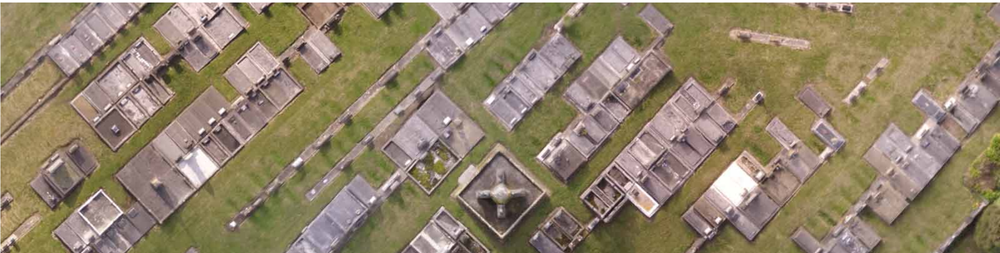
#> input picture cemetry_image_1.png, 1000 x 253 px, shrunk from 2396 x 606 before the run; its folder holds only this picture in this run
$ python run_cemetery_detector.py
#> lines starting #> are read from the running program, lines starting #| are printed output that depends on the picture; after the words box and inside, x2 and y2 are one past the last pixel; in counts of white or black regions, pixels touching at a corner belong together
### final_cemetery_detector.py
import cv2
import numpy as np
import matplotlib.pyplot as plt
import os

class RobustCemeteryDetector:
    def __init__(self):
        self.features = {}

    def load_image(self, image_path):
        """Load and preprocess the image"""
        img = cv2.imread(image_path)
        if img is None:
            raise ValueError(f"Could not load image: {image_path}")

        # Convert to RGB for display
        img_rgb = cv2.cvtColor(img, cv2.COLOR_BGR2RGB)
        # Convert to grayscale for analysis
        img_gray = cv2.cvtColor(img, cv2.COLOR_BGR2GRAY)

        return img_rgb, img_gray

    def detect_regular_patterns(self, img_gray):
        """Detect regular grid patterns typical of cemeteries"""
        # Apply Gaussian blur to reduce noise
        blurred = cv2.GaussianBlur(img_gray, (5, 5), 0)

        # Edge detection
        edges = cv2.Canny(blurred, 50, 150)

        # Detect horizontal and vertical lines
        horizontal_kernel = cv2.getStructuringElement(cv2.MORPH_RECT, (25, 1))
        vertical_kernel = cv2.getStructuringElement(cv2.MORPH_RECT, (1, 25))

        horizontal_lines = cv2.morphologyEx(edges, cv2.MORPH_OPEN, horizontal_kernel)
        vertical_lines = cv2.morphologyEx(edges, cv2.MORPH_OPEN, vertical_kernel)

        # Combine lines
        grid_pattern = cv2.addWeighted(horizontal_lines, 0.5, vertical_lines, 0.5, 0)

        # Calculate regularity score
        regularity_score = np.sum(grid_pattern) / (img_gray.shape[0] * img_gray.shape[1] * 255.0)

        return grid_pattern, regularity_score

    def analyze_texture_uniformity(self, img_gray):
        """Analyze texture uniformity using local standard deviation"""
        # Calculate local standard deviation
        kernel_size = 9
        kernel = np.ones((kernel_size, kernel_size), np.float32) / (kernel_size * kernel_size)

        # Convert to float for calculations
        img_float = img_gray.astype(np.float32)

        # Calculate local mean
        local_mean = cv2.filter2D(img_float, -1, kernel)

        # Calculate local variance
        local_sq_mean = cv2.filter2D(img_float * img_float, -1, kernel)
        local_variance = local_sq_mean - local_mean * local_mean

        # Calculate uniformity (lower variance = more uniform)
        avg_variance = np.mean(local_variance)
        uniformity = 1.0 / (1.0 + avg_variance / 1000.0)

        return local_variance, uniformity

    def detect_rectangular_structures(self, img_gray):
        """Detect rectangular structures typical of cemetery plots"""
        # Apply adaptive threshold
        thresh = cv2.adaptiveThreshold(img_gray, 255, cv2.ADAPTIVE_THRESH_GAUSSIAN_C,
                                     cv2.THRESH_BINARY, 11, 2)

        # Find contours
        contours, _ = cv2.findContours(thresh, cv2.RETR_EXTERNAL, cv2.CHAIN_APPROX_SIMPLE)

        rectangular_count = 0

        for contour in contours:
            # Approximate contour to polygon
            epsilon = 0.02 * cv2.arcLength(contour, True)
            approx = cv2.approxPolyDP(contour, epsilon, True)

            # Check if it's roughly rectangular (4 sides) and has reasonable area
            if len(approx) == 4:
                area = cv2.contourArea(contour)
                if 100 < area < 10000:  # Filter reasonable sizes
                    rectangular_count += 1

        # Calculate rectangular density per unit area
        image_area = img_gray.shape[0] * img_gray.shape[1]
        rectangular_density = rectangular_count / (image_area / 100000.0)  # per 100k pixels

        return rectangular_count, min(rectangular_density, 1.0)

    def analyze_color_patterns(self, img_rgb):
        """Analyze color distribution patterns"""
        # Convert to HSV for better color analysis
        hsv = cv2.cvtColor(img_rgb, cv2.COLOR_RGB2HSV)

        # Focus on vegetation (green areas)
        lower_green = np.array([35, 40, 40])
        upper_green = np.array([85, 255, 255])
        green_mask = cv2.inRange(hsv, lower_green, upper_green)

        # Calculate green vegetation percentage
        green_percentage = np.sum(green_mask > 0) / (img_rgb.shape[0] * img_rgb.shape[1])

        # Analyze color uniformity in green regions
        if np.sum(green_mask) > 1000:  # Enough green pixels
            green_pixels = img_rgb[green_mask > 0]
            color_std = np.mean(np.std(green_pixels.astype(np.float32), axis=0))
            color_uniformity = 1.0 / (1.0 + color_std / 50.0)
        else:
            color_uniformity = 0

        return green_percentage, color_uniformity

    def analyze_line_patterns(self, img_gray):
        """Analyze line patterns using Hough Transform"""
        # Edge detection
        edges = cv2.Canny(img_gray, 50, 150)

        # Detect lines using Hough Transform
        lines = cv2.HoughLines(edges, 1, np.pi/180, threshold=100)

        if lines is not None:
            # Count horizontal and vertical lines
            horizontal_lines = 0
            vertical_lines = 0

            for line in lines:
                rho, theta = line[0]
                angle = theta * 180 / np.pi

                # Check if line is horizontal (around 0° or 180°)
                if (angle < 10) or (angle > 170):
                    horizontal_lines += 1
                # Check if line is vertical (around 90°)
                elif 80 < angle < 100:
                    vertical_lines += 1

            # Calculate line regularity (balance of horizontal and vertical)
            total_lines = len(lines)
            if total_lines > 0:
                line_balance = 1.0 - abs(horizontal_lines - vertical_lines) / total_lines
                line_density = min(total_lines / 100.0, 1.0)
                line_regularity = line_balance * line_density
            else:
                line_regularity = 0
        else:
            line_regularity = 0

        return line_regularity

    def calculate_cemetery_score(self, image_path):
        """Calculate overall cemetery likelihood score"""
        try:
            # Load image
            img_rgb, img_gray = self.load_image(image_path)

            # Extract features
            grid_pattern, regularity_score = self.detect_regular_patterns(img_gray)
            variance_map, uniformity = self.analyze_texture_uniformity(img_gray)
            rect_count, rect_density = self.detect_rectangular_structures(img_gray)
            green_pct, color_uniformity = self.analyze_color_patterns(img_rgb)
            line_regularity = self.analyze_line_patterns(img_gray)

            # Store features for analysis
            features = {
                'regularity_score': regularity_score,
                'texture_uniformity': uniformity,
                'line_regularity': line_regularity,
                'rectangular_density': rect_density,
                'green_percentage': green_pct,
                'color_uniformity': color_uniformity
            }

            # Calculate weighted cemetery score
            cemetery_score = (
                regularity_score * 0.25 +           # Regular grid patterns
                uniformity * 0.20 +                 # Texture uniformity
                line_regularity * 0.20 +            # Line pattern regularity
                rect_density * 0.15 +               # Rectangular structures
                green_pct * 0.10 +                  # Vegetation presence
                color_uniformity * 0.10             # Color uniformity
            )

            return cemetery_score, features, img_rgb

        except Exception as e:
            print(f"Error processing {image_path}: {e}")
            return 0, {}, None

    def visualize_analysis(self, image_path, save_plots=True):
        """Visualize the analysis results"""
        try:
            img_rgb, img_gray = self.load_image(image_path)

            # Get analysis results
            grid_pattern, regularity_score = self.detect_regular_patterns(img_gray)
            variance_map, uniformity = self.analyze_texture_uniformity(img_gray)

            # Create visualization
            fig, axes = plt.subplots(2, 3, figsize=(15, 10))
            fig.suptitle(f'Cemetery Detection Analysis: {os.path.basename(image_path)}', fontsize=16)

            # Original image
            axes[0, 0].imshow(img_rgb)
            axes[0, 0].set_title('Original Image')
            axes[0, 0].axis('off')

            # Grayscale
            axes[0, 1].imshow(img_gray, cmap='gray')
            axes[0, 1].set_title('Grayscale Image')
            axes[0, 1].axis('off')

            # Grid pattern detection
            axes[0, 2].imshow(grid_pattern, cmap='gray')
            axes[0, 2].set_title(f'Grid Patterns\n(Score: {regularity_score:.4f})')
            axes[0, 2].axis('off')

            # Texture variance
            axes[1, 0].imshow(variance_map, cmap='jet')
            axes[1, 0].set_title(f'Texture Variance\n(Uniformity: {uniformity:.4f})')
            axes[1, 0].axis('off')

            # Edge detection
            edges = cv2.Canny(img_gray, 50, 150)
            axes[1, 1].imshow(edges, cmap='gray')
            axes[1, 1].set_title('Edge Detection')
            axes[1, 1].axis('off')

            # Feature summary
            score, features, _ = self.calculate_cemetery_score(image_path)
            feature_text = f"""Cemetery Score: {score:.4f}

Key Features:
• Grid Regularity: {features['regularity_score']:.4f}
• Texture Uniformity: {features['texture_uniformity']:.4f}
• Line Regularity: {features['line_regularity']:.4f}
• Rectangular Density: {features['rectangular_density']:.4f}
• Green Vegetation: {features['green_percentage']:.4f}
• Color Uniformity: {features['color_uniformity']:.4f}

Interpretation:
Score > 0.6: High cemetery likelihood
Score 0.3-0.6: Medium likelihood
Score < 0.3: Low likelihood"""

            axes[1, 2].text(0.05, 0.95, feature_text, fontsize=9,
                           verticalalignment='top', transform=axes[1, 2].transAxes,
                           bbox=dict(boxstyle="round,pad=0.3", facecolor="lightgray"))
            axes[1, 2].set_title('Analysis Summary')
            axes[1, 2].axis('off')

            plt.tight_layout()

            if save_plots:
                plot_name = f"cemetery_analysis_{os.path.splitext(os.path.basename(image_path))[0]}.png"
                plt.savefig(plot_name, dpi=150, bbox_inches='tight')
                print(f"✅ Analysis plot saved as: {plot_name}")

            plt.show()

        except Exception as e:
            print(f"❌ Error in visualization: {e}")

# [82 lines left out: function compare_images, not called in this run]

# [22 lines that do not run on import are left out]

### run_cemetery_detector.py
"""
🏛️ CEMETERY DETECTION MODEL - EASY TO USE
=============================================

This script will help you detect cemeteries in satellite images using computer vision.

HOW TO USE:
1. Place your image(s) in this folder
2. Run this script
3. Get results showing cemetery likelihood scores
"""

import os
import sys
from final_cemetery_detector import RobustCemeteryDetector

def detect_cemetery_in_image(image_path):
    """
    Detect cemetery in a single image
    """
    detector = RobustCemeteryDetector()

    print(f"🔍 Analyzing: {os.path.basename(image_path)}")
    print("-" * 50)

    try:
        # Run the detection
        score, features, img = detector.calculate_cemetery_score(image_path)

        # Display results
        print(f"🎯 CEMETERY LIKELIHOOD SCORE: {score:.4f}")
        print(f"📊 INTERPRETATION:")

        if score >= 0.7:
            print("   ✅ HIGH - Very likely a cemetery!")
        elif score >= 0.4:
            print("   ⚠️  MEDIUM - Some cemetery characteristics detected")
        else:
            print("   ❌ LOW - Unlikely to be a cemetery")

        print(f"\n📈 DETAILED FEATURES:")
        for key, value in features.items():
            feature_name = key.replace('_', ' ').title()
            print(f"   • {feature_name}: {value:.4f}")

        # Generate visualization
        print(f"\n📊 Generating visual analysis...")
        detector.visualize_analysis(image_path)

        return score, features

    except Exception as e:
        print(f"❌ Error analyzing image: {e}")
        return 0, {}

# [48 lines left out: function compare_two_images, not called in this run]

def main():
    """
    Main function to run cemetery detection
    """
    print("🏛️  CEMETERY DETECTION MODEL")
    print("=" * 50)
    print("Detecting cemeteries in satellite images using Computer Vision")
    print("=" * 50)

    # Find available images
    image_files = []
    for file in os.listdir("."):
        if file.lower().endswith(('.png', '.jpg', '.jpeg', '.tiff', '.bmp')):
            if not file.startswith('cemetery_analysis_'):  # Skip generated plots
                image_files.append(file)

    if not image_files:
        print("❌ No images found!")
        print("\n📋 TO USE THIS MODEL:")
        print("1. Place your satellite image(s) in this folder")
        print("2. Supported formats: PNG, JPG, JPEG, TIFF, BMP")
        print("3. Run this script again")
        return

    print(f"📁 Found {len(image_files)} image(s):")
    for i, img in enumerate(image_files, 1):
        print(f"   {i}. {img}")

    if len(image_files) == 1:
        print(f"\n🔍 SINGLE IMAGE ANALYSIS")
        detect_cemetery_in_image(image_files[0])
#> in load_image, img is the input picture: shape (253, 1000, 3); mean B, G, R 106.9, 131.6, 146.3
#> in detect_regular_patterns, `edges = cv2.Canny(blurred, 50, 150)`:
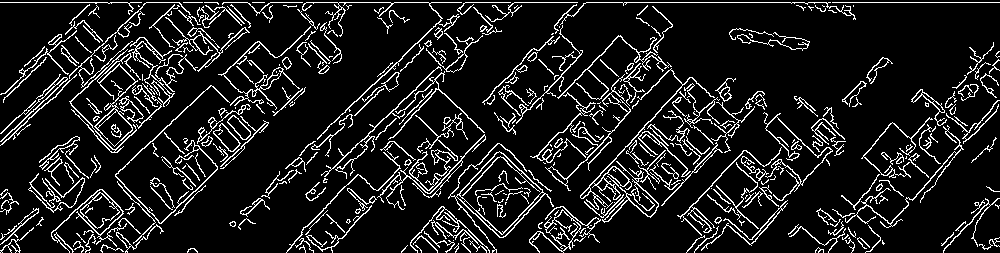
#> edges: shape (253, 1000); 11.6% white in thin lines or dots
#> in detect_regular_patterns, `regularity_score = np.sum(grid_pattern) / (img_gray.shape[0] * img_gra..`: regularity_score = 0.00165
#> in analyze_texture_uniformity, `local_mean = cv2.filter2D(img_float, -1, kernel)`:
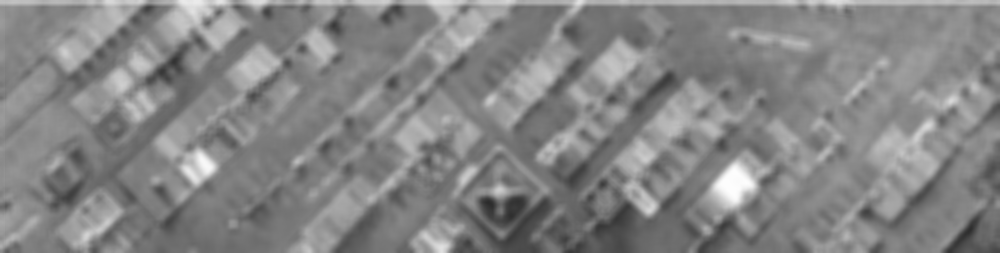
#> local_mean: shape (253, 1000) float32; min 43.49, max 253.9, mean 133.1
#> in analyze_texture_uniformity, `local_sq_mean = cv2.filter2D(img_float * img_float, -1, kernel)`:
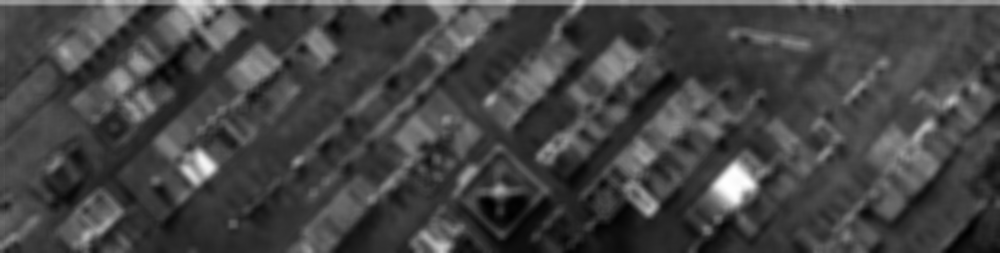
#> local_sq_mean: shape (253, 1000) float32; min 2030.8, max 64485, mean 18910; drawn with min black and max white
#> in analyze_texture_uniformity, `local_variance = local_sq_mean - local_mean * local_mean`:
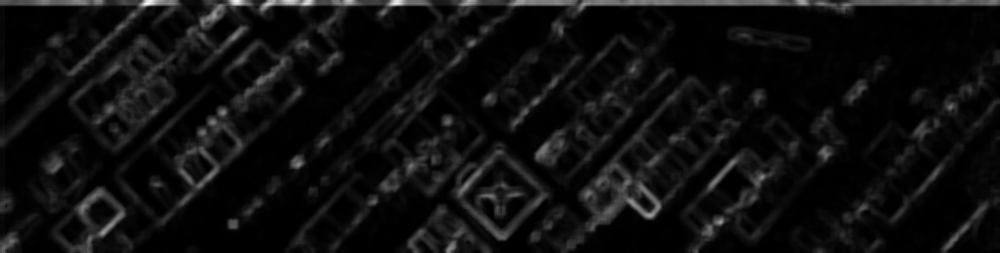
#> local_variance: shape (253, 1000) float32; min 0.102, max 8281.5, mean 510.2; drawn with min black and max white
#> in analyze_texture_uniformity, `avg_variance = np.mean(local_variance)`: avg_variance = 510.2
#> in analyze_texture_uniformity, `uniformity = 1.0 / (1.0 + avg_variance / 1000.0)`: uniformity = 0.662
#> in detect_rectangular_structures, `thresh = cv2.adaptiveThreshold(img_gray, 255, cv2.ADAPTIVE_THRESH_GAUS..`:
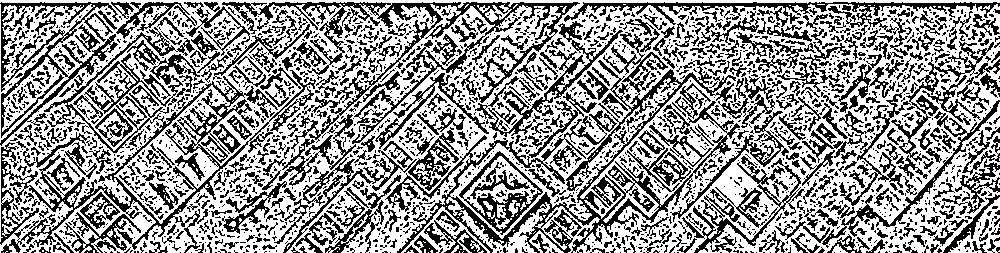
#> thresh: shape (253, 1000); 59.2% white; black in thin lines or dots
#> in detect_rectangular_structures, `contours, _ = cv2.findContours(thresh, cv2.RETR_EXTERNAL, cv2.CHAIN_AP..`: contours = 96 contours, 88 with area under 20; largest, box (x1, y1, x2, y2) and area: (0, 0, 1000, 253) 229208, (401, 206, 490, 253) 1152, (948, 197, 1000, 253) 1070, (529, 230, 564, 253) 192, (2, 208, 18, 237) 96, (832, 244, 848, 253) 56, (457, 233, 472, 253) 52, (107, 229, 113, 238) 20
#> the loop in detect_rectangular_structures, `for contour in contours:` made 96 passes
#> (epsilon, approx) on passes 1, 2, 3, 4, 5, 6, 7, 9: (0, [[899, 252]]), (0.04, [[655, 252], [656, 252]]), (0, [[428, 252]]), (0.08, [[162, 252], [164, 252]]), (0, [[87, 252]]), (0.04, [[45, 252], [46, 252]]), (0, [[3, 252]]), (0.0566, [[463, 251], [462, 252]])
#> after the loop in detect_rectangular_structures, `for contour in contours:`: rectangular_count = 0
#> in analyze_color_patterns, `green_mask = cv2.inRange(hsv, lower_green, upper_green)`:
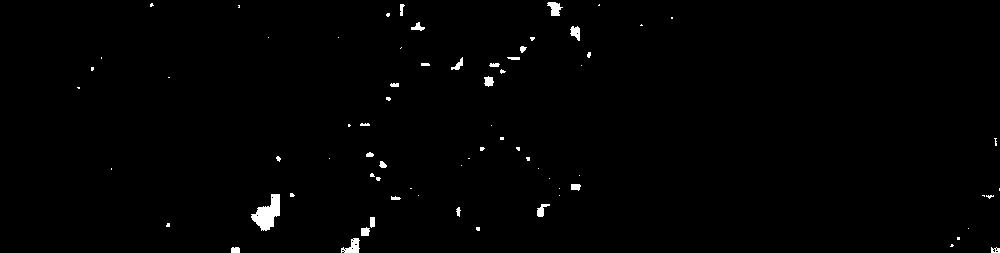
#> green_mask: shape (253, 1000); 0.89% white; 72 white regions (48 under 20 px), largest, box (x1, y1, x2, y2) and area: (251, 194, 280, 231) 587, (341, 238, 360, 253) 161, (547, 2, 563, 16) 137
#> in analyze_color_patterns, `green_percentage = np.sum(green_mask > 0) / (img_rgb.shape[0] * img_rg..`: green_percentage = 0.00892
#> in analyze_color_patterns, `green_pixels = img_rgb[green_mask > 0]`: green_pixels = 2258 rows, first 8: [184, 190, 160], [184, 190, 159], [184, 189, 158], [185, 191, 158], [186, 192, 160], [185, 191, 159], [183, 188, 158], [180, 185, 156]
#> in analyze_color_patterns, `color_std = np.mean(np.std(green_pixels.astype(np.float32), axis=0))`: color_std = 16.05
#> in analyze_color_patterns, `color_uniformity = 1.0 / (1.0 + color_std / 50.0)`: color_uniformity = 0.757
#> in calculate_cemetery_score, `green_pct, color_uniformity = self.analyze_color_patterns(img_rgb)`: green_pct = 0.00892; color_uniformity = 0.757
#> in analyze_line_patterns, `edges = cv2.Canny(img_gray, 50, 150)`:
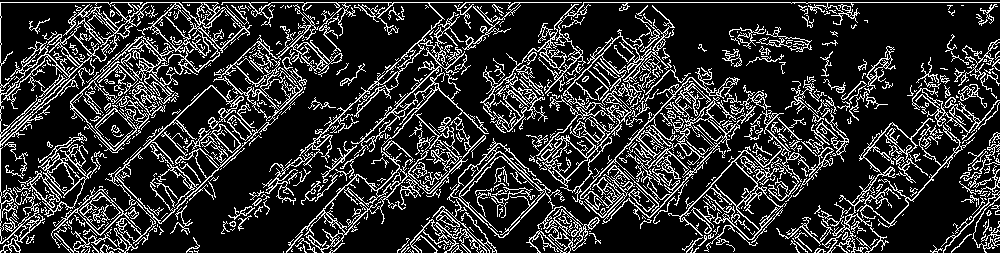
#> edges: shape (253, 1000); 19% white in thin lines or dots
#> the loop in analyze_line_patterns, `for line in lines:` made 3519 passes
#> (rho, theta, angle) on passes 1 to 8: (2, 1.57, 90), (52, 1.66, 95), (214, 1.48, 85), (12, 1.73, 99), (32, 1.66, 95), (32, 1.69, 97), (23, 1.71, 98), (8, 1.73, 99)
#> after the loop in analyze_line_patterns, `for line in lines:`: horizontal_lines = 1; vertical_lines = 655
#> in analyze_line_patterns, `total_lines = len(lines)`: total_lines = 3519
#> in analyze_line_patterns, `line_balance = 1.0 - abs(horizontal_lines - vertical_lines) / total_li..`: line_balance = 0.814
#> in analyze_line_patterns, `line_density = min(total_lines / 100.0, 1.0)`: line_density = 1
#> in analyze_line_patterns, `line_regularity = line_balance * line_density`: line_regularity = 0.814
#> in calculate_cemetery_score, `features = { 'regularity_score': regularity_score, 'texture_uniformity..`: features = {'regularity_score': 0.00165, 'texture_uniformity': 0.662, 'line_regularity': 0.814, 'rectangular_density': 0, 'green_percentage': 0.00892, 'color_uniformity': 0.757}
#> in calculate_cemetery_score, `cemetery_score = ( regularity_score * 0.25 +`: cemetery_score = 0.372
#| 🎯 CEMETERY LIKELIHOOD SCORE: 0.3723
#> the loop in detect_cemetery_in_image, `for key, value in features.items():` made 6 passes
#> (key, value, feature_name) on passes 1 to 6: ('regularity_score', 0.00165, 'Regularity Score'), ('texture_uniformity', 0.662, 'Texture Uniformity'), ('line_regularity', 0.814, 'Line Regularity'), ('rectangular_density', 0, 'Rectangular Density'), ('green_percentage', 0.00892, 'Green Percentage'), ('color_uniformity', 0.757, 'Color Uniformity')
#> (printed output is left out)
#> in visualize_analysis, `grid_pattern, regularity_score = self.detect_regular_patterns(img_gray)`: regularity_score = 0.00165
#> in visualize_analysis, `variance_map, uniformity = self.analyze_texture_uniformity(img_gray)`: uniformity = 0.662
#> the loop in detect_rectangular_structures (call 2), `for contour in contours:` made 96 passes
#> the loop in analyze_line_patterns (call 2), `for line in lines:` made 3519 passes

    elif len(image_files) >= 2:
        print(f"\n🔍 Choose analysis mode:")
        print("   1. Analyze single image")
        print("   2. Compare two images")
        print("   3. Analyze all images")

        try:
            choice = input("\nEnter your choice (1, 2, or 3): ").strip()

            if choice == "1":
                print("\nAvailable images:")
                for i, img in enumerate(image_files, 1):
                    print(f"   {i}. {img}")
                img_choice = int(input("Choose image number: ")) - 1
                detect_cemetery_in_image(image_files[img_choice])

            elif choice == "2":
                print("\nSelect two images to compare:")
                for i, img in enumerate(image_files, 1):
                    print(f"   {i}. {img}")
                img1_idx = int(input("Choose first image number: ")) - 1
                img2_idx = int(input("Choose second image number: ")) - 1
                compare_two_images(image_files[img1_idx], image_files[img2_idx])

            elif choice == "3":
                print(f"\n🔍 ANALYZING ALL {len(image_files)} IMAGES")
                print("=" * 50)
                results = []
                for img in image_files:
                    score, features = detect_cemetery_in_image(img)
                    results.append((img, score))
                    print("-" * 50)

                # Show summary
                print(f"\n📊 SUMMARY - ALL IMAGES RANKED:")
                results.sort(key=lambda x: x[1], reverse=True)
                for i, (img, score) in enumerate(results, 1):
                    status = "🏆" if score >= 0.7 else "⚠️" if score >= 0.4 else "❌"
                    print(f"   {i}. {status} {img}: {score:.4f}")

        except (ValueError, IndexError):
            print("❌ Invalid choice. Running default analysis...")
            compare_two_images(image_files[0], image_files[1])
        except KeyboardInterrupt:
            print("\n\n👋 Analysis cancelled by user")

    print(f"\n✅ ANALYSIS COMPLETE!")
    print("📊 Check the generated visualization plots for detailed analysis.")

if __name__ == "__main__":
    main()
